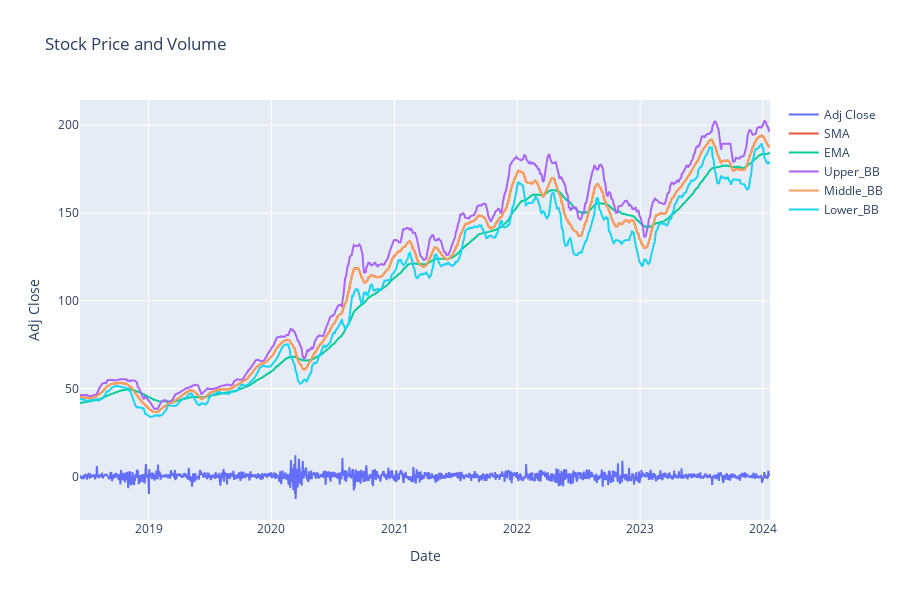

The cell this chart's notebook holds for it:
### Code cell
y = indicators_with_price["Return"]
y_2 = indicators_with_price["SMA_SHORT"]
y_3 = indicators_with_price["EMA"]
y_4 = indicators_with_price["Upper_BB"]
y_5 = indicators_with_price["Middle_BB"]
y_6 = indicators_with_price["Lower_BB"]
X = np.array(date)

trace = go.Scatter(x=X, y=y, mode="lines", name="Adj Close")
trace_2 = go.Scatter(x=X, y=y_2, mode="lines", name="SMA")
trace_3 = go.Scatter(x=X, y=y_3, mode="lines", name="EMA")
trace_4 = go.Scatter(x=X, y=y_4, mode="lines", name="Upper_BB")
trace_5 = go.Scatter(x=X, y=y_5, mode="lines", name="Middle_BB")
trace_6 = go.Scatter(x=X, y=y_6, mode="lines", name="Lower_BB")



layout = go.Layout(
    title='Stock Price and Volume',
    xaxis=dict(title='Date'),
    yaxis=dict(title='Adj Close', side='left', rangemode='tozero'),
    yaxis2=dict(title='SMA', side='right', overlaying='y', rangemode='tozero'),
    yaxis3=dict(title='EMA', side='right', overlaying='y', rangemode='tozero'),
    yaxis4=dict(title='Upper_BB', side='right', overlaying='y', rangemode='tozero'),
    yaxis5=dict(title='Middle_BB', side='right', overlaying='y', rangemode='tozero'),
    yaxis6=dict(title='Lower_BB', side='right', overlaying='y', rangemode='tozero'),
    height=600,
)

fig = go.Figure(data=[trace, trace_2, trace_3, trace_4, trace_5, trace_6], layout=layout)

# Show plot
pyo.iplot(fig)

### Figure 1 — Plotly figure (JSON) as saved in the notebook; plotly's stock layout.template omitted (floating-point values rounded to 4 significant figures; data arrays with more than 128 entries replaced by an {"elided": "..."} marker saying what was removed)
{"data": [{"mode": "lines", "name": "Adj Close", "type": "scatter", "x": {"elided": "1414 str values"}, "y": {"elided": "1413 float values"}}, {"mode": "lines", "name": "SMA", "type": "scatter", "x": {"elided": "1414 str values"}, "y": {"elided": "1413 float values"}}, {"mode": "lines", "name": "EMA", "type": "scatter", "x": {"elided": "1414 str values"}, "y": {"elided": "1413 float values"}}, {"mode": "lines", "name": "Upper_BB", "type": "scatter", "x": {"elided": "1414 str values"}, "y": {"elided": "1413 float values"}}, {"mode": "lines", "name": "Middle_BB", "type": "scatter", "x": {"elided": "1414 str values"}, "y": {"elided": "1413 float values"}}, {"mode": "lines", "name": "Lower_BB", "type": "scatter", "x": {"elided": "1414 str values"}, "y": {"elided": "1413 float values"}}], "layout": {"height": 600, "title": {"text": "Stock Price and Volume"}, "xaxis": {"title": {"text": "Date"}}, "yaxis": {"rangemode": "tozero", "side": "left", "title": {"text": "Adj Close"}}, "yaxis2": {"overlaying": "y", "rangemode": "tozero", "side": "right", "title": {"text": "SMA"}}, "yaxis3": {"overlaying": "y", "rangemode": "tozero", "side": "right", "title": {"text": "EMA"}}, "yaxis4": {"overlaying": "y", "rangemode": "tozero", "side": "right", "title": {"text": "Upper_BB"}}, "yaxis5": {"overlaying": "y", "rangemode": "tozero", "side": "right", "title": {"text": "Middle_BB"}}, "yaxis6": {"overlaying": "y", "rangemode": "tozero", "side": "right", "title": {"text": "Lower_BB"}}}}
